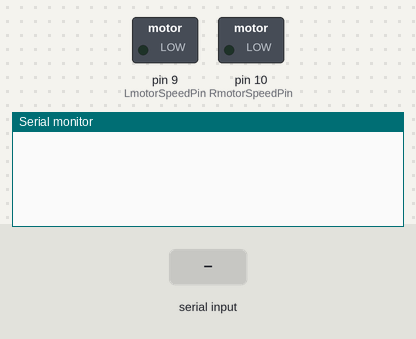
Recording of a sketch running on a simulated Arduino Leonardo, built with avr-gcc and run on an emulated ATmega32U4. Parts: switched loads named in the sketch (green lamp = pin HIGH), the last lines printed to the serial monitor. The inputs (shaded band) are chosen by the test bench.

Above: at 1.2 s.
1.3 s: "LMS" received over Serial
At 3.5 s:
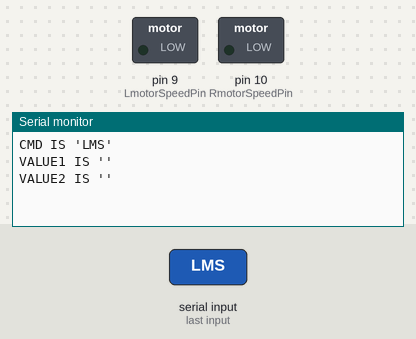
3.8 s: "RMS" received over Serial
At 5.7 s:
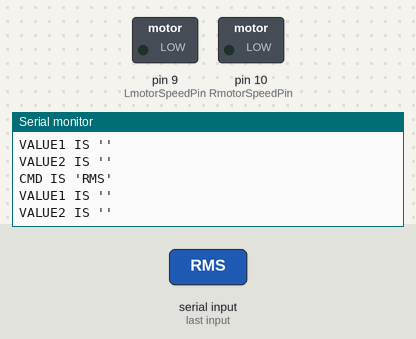

Measured:
- after the input at 1.3 s, the serial monitor: prints a new line after 1.0 s (image 1)
- after the input at 3.8 s, the serial monitor: prints a new line after 1.0 s (image 2)

The sketch:

Program.ino
```cpp
// (licence header left out)
const int trigPin = 13;
const int echoPin = 12;

const int RM1 = 7;
const int RM2 = 6;
const int LM1 = 5;
const int LM2 = 4;

const int LmotorSpeedPin =  9;
const int RmotorSpeedPin = 10;

int distanceRsl;

long duration, distance;

const int debugging = 1; //Send Serial Debbugging information back in serial?
                         // 1 is YES 0 is NO

void setup() {
  // Prepare arduino for serial communication.

  // Start serial port at max speed:

  Serial.begin(115200); //Start serial.

  while (!Serial) {
    ; // Waiting for leonardo to connect
  }

  //Set up input and outputs

  pinMode(trigPin, OUTPUT);
  pinMode(echoPin, INPUT);


}

void loop() {
  //Command structure is as follows: ---.---- i.e.: 3 letters command all caps and four letters value
  while (Serial.available()) {

    String serialText = Serial.readString();
    String cmd = serialText.substring(0, 3);
    String value = serialText.substring(4, 7);
    String value2 = serialText.substring(8, 15);

    if (debugging) {
      Serial.println("CMD IS '" + cmd + "'\nVALUE1 IS '"+ value+ "'\nVALUE2 IS '" + value2 + "'" );
    }

    if (cmd == "ANV") { // Send Analog value. ---.-
      int pinnum = value.toInt();
      if (value.toInt() < 0) {
        if (debugging) {
          Serial.println("analog pin number too small");
        }
        break;
      } else if (value.toInt() > 5) {
        if (debugging) {
          Serial.println("analog pin number too big");
        }
        break;
      }

      if (debugging) {
        Serial.println("Sampling pin number " + value);
      }
      int analogReading = analogRead(pinnum);
      if (debugging) {
        Serial.println("Sampled analog pin " + String(value) + " with value of " + (String)analogReading + " .");
      }
    }

    if (cmd == "LMS") { // set Left motor Speed. ---.----
      /*
       * Setting a speed of 0 to 255 is forward
       * while a speed of -255 to 0 is backward
       * to drive forward at speed _Lspeed
       */

      int _Lspeed = value.toInt();
      SetLMotorSpeed(_Lspeed);


    }

    if (cmd == "RMS") { // set Right motor speed. ---.----
      int _Rspeed = value.toInt();
      SetRMotorSpeed(_Rspeed);
    }

    if (cmd == "GDM") { // Get distance Measurement
      Serial.println((String)readDistance());
    }

    if (cmd == "SMS") { // Set motor speeds.
      SetRMotorSpeed(value.toInt());
      SetLMotorSpeed(value2.toInt());
    }
  }
}

int SetRMotorSpeed(int _Rspeed) {
  if (_Rspeed == 0) {
    analogWrite(RmotorSpeedPin, 0);
    digitalWrite(RM1, LOW);
    digitalWrite(RM2, HIGH);
  }

  if (_Rspeed > 0 && _Rspeed < 255) {
    //Forward it is
    analogWrite(RmotorSpeedPin, _Rspeed);
    digitalWrite(RM1, LOW);
    digitalWrite(RM2, HIGH);
  }

  if (_Rspeed > -255 && _Rspeed < 0) {
    //Backward it is
    _Rspeed *= -1; //Turn it to positive for the mechanism to work
    analogWrite(RmotorSpeedPin, _Rspeed);
    digitalWrite(RM1, HIGH);
    digitalWrite(RM2, LOW);
  }
}

int SetLMotorSpeed(int _Lspeed) {
  if (_Lspeed == 0) {
    analogWrite(LmotorSpeedPin, 0);
    digitalWrite(LM1, LOW);
    digitalWrite(LM2, HIGH);
  }

  if (_Lspeed > 0 && _Lspeed < 255) {
    //Forward it is
    analogWrite(LmotorSpeedPin, _Lspeed -60); //rEMOVE THIS IF YOUR TWO MOTORS ARE THE SAME MODEL.
    digitalWrite(LM1, LOW);
    digitalWrite(LM2, HIGH);
  }

  if (_Lspeed > -255 && _Lspeed < 0) {
    //Backward it is
    _Lspeed *= -1; //Turn it to positive for the mechanism to work
    analogWrite(LmotorSpeedPin, _Lspeed -60); // HERE TOO.
    digitalWrite(LM1, HIGH);
    digitalWrite(LM2, LOW);
  }
}

int readDistance() {
  digitalWrite(trigPin, LOW);
  delayMicroseconds(2);

  digitalWrite(trigPin, HIGH);
  delayMicroseconds(10);

  digitalWrite(trigPin, LOW);
  duration = pulseIn(echoPin, HIGH);

  //Calculate the distance (in cm) based on the speed of sound.
  distance = duration / 58.2;
  return (distance);
}
```
